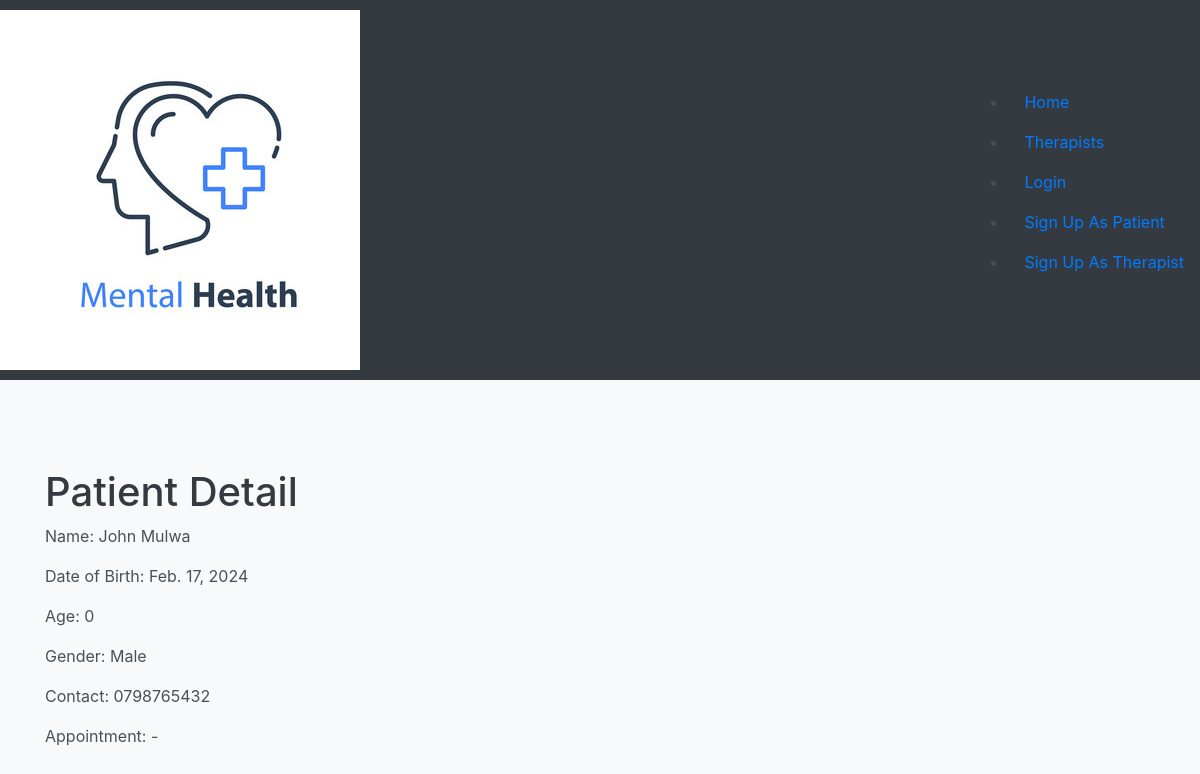
The app's page /catalog/patient/1/ with its own data.
### catalog/models.py (models this page shows, shortened)
class Patient(models.Model):
    patient_id = models.AutoField(primary_key=True)
    name = models.CharField(max_length=100)
    date_of_birth = models.DateField(null=True, blank=True)
    GENDER_CHOICES = [
        ('M', 'Male'),
        ('F', 'Female'),
        ('O', 'Other'),
    ]
    gender = models.CharField(max_length=1, choices=GENDER_CHOICES)
    contact = models.CharField(max_length=15)
    class Meta:
        ordering = ['name']
        permissions = [
            ("can_add_appointment", "Can add appointment"),
        ]
    def calculate_age(self):
        today = date.today()
        birth_date = self.date_of_birth
        age = today.year - birth_date.year - ((today.month, today.day) < (birth_date.month, birth_date.day))
        return age

### catalog/views.py (the view)
# urls.py: path('patient/<int:pk>/', views.PatientDetailView.as_view(), name='patient_detail'),
class PatientDetailView(generic.DetailView):
    model = Patient
    template_name = 'catalog/patient_detail.html'
    context_object_name = 'patient'

### catalog/templates/catalog/patient_detail.html
{% extends "base_generic.html" %}
{% block content %}
<h1>Patient Detail</h1>
<p>Name: {{ patient.name }}</p>
<p>Date of Birth: {{ patient.date_of_birth }}</p>
<p>Age: {{ patient.calculate_age }}</p>
<p>Gender: {{ patient.get_gender_display }}</p>
<p>Contact: {{ patient.contact }}</p>
<p>Appointment: {{ patient.appointment.date }} - {{ patient.appointment.time }}</p>
{% endblock %}

### staticfiles/css/styles.css (style rules this page uses)
body { background-color: #f8f9fa; color: #495057; }
h1, h2, h3, h4, h5, h6 { color: #343a40; }

### records on screen
Patient: name "John Mulwa", date_of_birth "Feb. 17, 2024", calculate_age "0", gender "Male", contact "0798765432"
